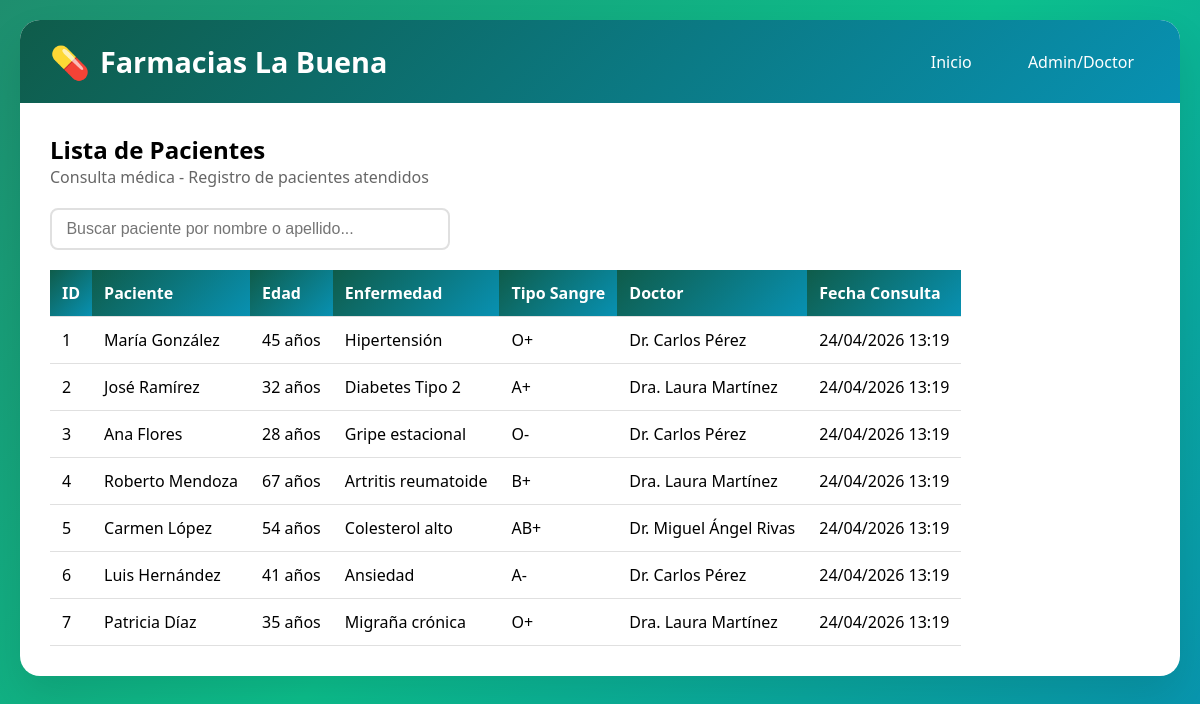
The page / on the database its author committed.
### tables this page shows
CREATE TABLE `pacientes` (
  `id` int(11) NOT NULL,
  `nombre` varchar(100) NOT NULL,
  `apellido` varchar(100) NOT NULL,
  `edad` int(11) NOT NULL,
  `telefono` varchar(15) NOT NULL,
  `telefono_opcional` varchar(15) DEFAULT NULL,
  `direccion` varchar(200) NOT NULL,
  `enfermedad` varchar(100) NOT NULL,
  `alergias` text DEFAULT NULL,
  `tipo_sangre` varchar(5) NOT NULL,
  `fecha_consulta` timestamp NOT NULL DEFAULT current_timestamp(),
  `doctor_asignado` varchar(100) NOT NULL
);

### index.php (the view, shortened to what this page needs)
<?php
include 'conexion.php';
$busqueda = isset($_GET['buscar']) ? $_GET['buscar'] : '';
$sql = "SELECT * FROM pacientes ORDER BY fecha_consulta DESC";
$result = $conexion->query($sql);
?>
<!DOCTYPE html>
<html lang="es">
<head>
    <link rel="stylesheet" href="style.css">
</head>
<body>
    <div class="container">
        <div class="header">
            <h1>Farmacias La Buena</h1>
            <div class="nav">
                <a href="index.php">Inicio</a>
                <a href="login.php">Admin/Doctor</a>
            </div>
        </div>
        <div class="content">
            <h2>Lista de Pacientes</h2>
            <p style="margin-bottom: 20px; color: #666;">Consulta médica - Registro de pacientes atendidos</p>
            <div class="search-box">
                <form method="GET">
                    <input type="text" name="buscar" placeholder=" Buscar paciente por nombre o apellido..." value="<?= htmlspecialchars($busqueda) ?>">
                </form>
            </div>
            <?php if($result->num_rows == 0): ?>
                <div class="alert alert-info">No hay pacientes registrados actualmente.</div>
            <?php else: ?>
                <table>
                    <thead>
                        <tr>
                            <th>ID</th>
                            <th>Paciente</th>
                            <th>Edad</th>
                            <th>Enfermedad</th>
                            <th>Tipo Sangre</th>
                            <th>Doctor</th>
                            <th>Fecha Consulta</th>
                        </tr>
                    </thead>
                    <tbody>
                        <?php while($row = $result->fetch_assoc()): ?>
                        <tr>
                            <td data-label="ID"><?= $row['id'] ?></td>
                            <td data-label="Paciente"><?= htmlspecialchars($row['nombre'] . ' ' . $row['apellido']) ?></td>
                            <td data-label="Edad"><?= $row['edad'] ?> años</td>
                            <td data-label="Enfermedad"><?= htmlspecialchars($row['enfermedad']) ?></td>
                            <td data-label="Tipo Sangre"><?= $row['tipo_sangre'] ?></td>
                            <td data-label="Doctor"><?= htmlspecialchars($row['doctor_asignado']) ?></td>
                            <td data-label="Fecha Consulta"><?= date('d/m/Y H:i', strtotime($row['fecha_consulta'])) ?></td>
                        </tr>
                        <?php endwhile; ?>
                    </tbody>
                </table>
            <?php endif; ?>
        </div>
    </div>
</body>
</html>

### style.css (style rules this page uses)
* { margin: 0; padding: 0; box-sizing: border-box; }
body { font-family: 'Segoe UI', Tahoma, Geneva, Verdana, sans-serif; background: linear-gradient(135deg, #1e8e6e 0%, #0cbf8c 50%, #0891b2 100%); min-height: 100vh; padding: 20px; }
.container { max-width: 1300px; margin: 0 auto; background: white; border-radius: 20px; box-shadow: 0 20px 40px rgba(0,0,0,0.1); overflow: hidden; }
.header { background: linear-gradient(135deg, #0f5c4a 0%, #0891b2 100%); color: white; padding: 20px 30px; display: flex; justify-content: space-between; align-items: center; }
.header h1 { font-size: 1.8rem; display: flex; align-items: center; gap: 10px; }
.header h1::before { content: "💊"; font-size: 2rem; }
.nav a { color: white; text-decoration: none; margin-left: 20px; padding: 8px 16px; border-radius: 8px; transition: all 0.3s; }
.content { padding: 30px; }
table { width: 100%; border-collapse: collapse; margin-top: 20px; overflow-x: auto; display: block; }
table th, table td { padding: 12px; text-align: left; border-bottom: 1px solid #e0e0e0; }
table th { background: linear-gradient(135deg, #0f5c4a 0%, #0891b2 100%); color: white; font-weight: bold; }
.search-box { margin-bottom: 20px; }
.search-box input { width: 100%; max-width: 400px; padding: 10px; border: 2px solid #e0e0e0; border-radius: 8px; font-size: 16px; }

### rows shown on the page
pacientes: id "1", nombre+apellido "María González", edad "45", enfermedad "Hipertensión", tipo_sangre "O+", doctor_asignado "Dr. Carlos Pérez", fecha_consulta "24/04/2026 13:19"
pacientes: id "2", nombre+apellido "José Ramírez", edad "32", enfermedad "Diabetes Tipo 2", tipo_sangre "A+", doctor_asignado "Dra. Laura Martínez", fecha_consulta "24/04/2026 13:19"
pacientes: id "3", nombre+apellido "Ana Flores", edad "28", enfermedad "Gripe estacional", tipo_sangre "O-", doctor_asignado "Dr. Carlos Pérez", fecha_consulta "24/04/2026 13:19"
pacientes: id "4", nombre+apellido "Roberto Mendoza", edad "67", enfermedad "Artritis reumatoide", tipo_sangre "B+", doctor_asignado "Dra. Laura Martínez", fecha_consulta "24/04/2026 13:19"
pacientes: id "5", nombre+apellido "Carmen López", edad "54", enfermedad "Colesterol alto", tipo_sangre "AB+", doctor_asignado "Dr. Miguel Ángel Rivas", fecha_consulta "24/04/2026 13:19"
pacientes: id "6", nombre+apellido "Luis Hernández", edad "41", enfermedad "Ansiedad", tipo_sangre "A-", doctor_asignado "Dr. Carlos Pérez", fecha_consulta "24/04/2026 13:19"
pacientes: id "7", nombre+apellido "Patricia Díaz", edad "35", enfermedad "Migraña crónica", tipo_sangre "O+", doctor_asignado "Dra. Laura Martínez", fecha_consulta "24/04/2026 13:19"
